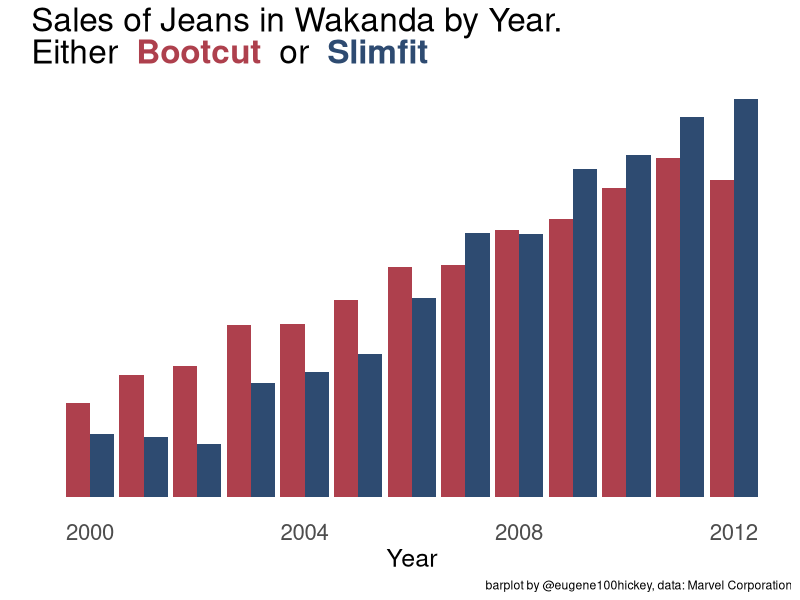
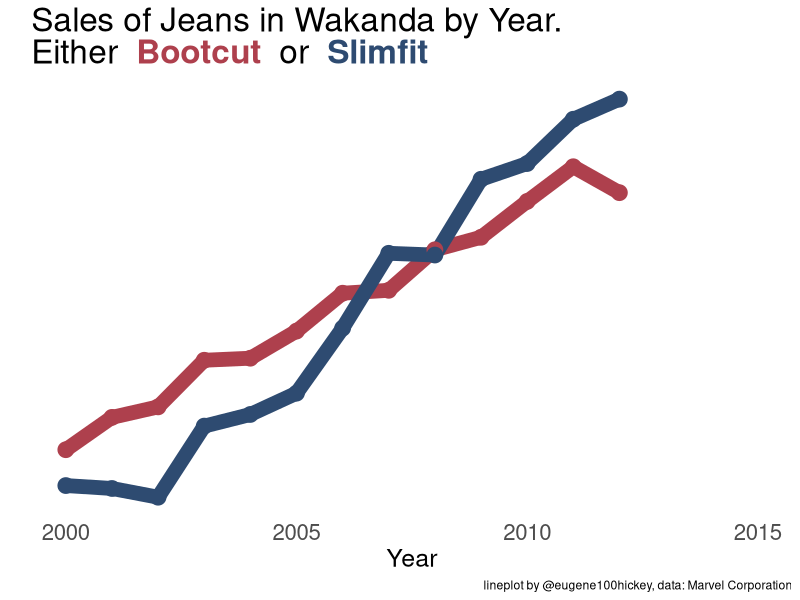

Here is the R script that generated these plots, in order:
## ---- chunk 1
#| message: false
#| echo: false
#| fig-height: 8


library(tidyverse)
library(ggtext)

title = "Sales of Jeans in Wakanda by Year.<br>Either <b style='color:#AE404D'> Bootcut </b> or <b style='color:#2E4B71'> Slimfit</b>"
jeans <- data.frame(year = 2000:2012, 
                    bootcut = c(1873, 1984, 2020, 2180, 2187, 2280, 2410, 2420, 2559, 2602, 2725, 2844, 2755),
                    slimfit = c(1750, 1740, 1710, 1954, 1994, 2067, 2290, 2547, 2541, 2801, 2855, 3007, 3076))

jeans %>% 
  pivot_longer(names_to = "jean_type", cols = -year, values_to = "sales") %>% 
  ggplot(aes(year, sales-1500, fill = jean_type)) + 
  geom_col(position = position_dodge()) +
  scale_fill_manual(values = c('#AE404D', '#2E4B71')) +
  labs(title = title,
       caption = "barplot by @eugene100hickey, data: Marvel Corporation") +
  ylab("") +
  xlab("Year") +
  theme_minimal() +
  theme(
    plot.title = element_markdown(vjust = 7, size = 24),
    legend.position = "none",
    axis.text.y = element_blank(),
    axis.ticks.y = element_blank(),
    axis.title.x = element_text(size = 18),
    axis.text.x = element_text(size = 16),
    panel.grid = element_blank())
## ---- chunk 2
#| message: false
#| echo: false
#| fig-height: 8

jeans %>% 
  pivot_longer(names_to = "jean_type", cols = -year, values_to = "sales") %>% 
  ggplot(aes(year, sales-1500, col = jean_type)) + 
  geom_line(size = 5) +
  geom_point(size = 5) + 
  scale_color_manual(values = c('#AE404D', '#2E4B71')) +
  labs(title = title,
       caption = "lineplot by @eugene100hickey, data: Marvel Corporation") +
  ylab("") +
  xlab("Year") + 
  scale_x_continuous(labels = scales::number_format(accuracy = 1)) + 
  xlim(2000, 2015) +
  theme_minimal() +
  theme(
    plot.title = element_markdown(vjust = 7, size = 24),
    legend.position = "none",
    axis.text.y = element_blank(),
    axis.ticks.y = element_blank(),
    axis.title.x = element_text(size = 18),
    axis.text.x = element_text(size = 16),
    panel.grid = element_blank())
